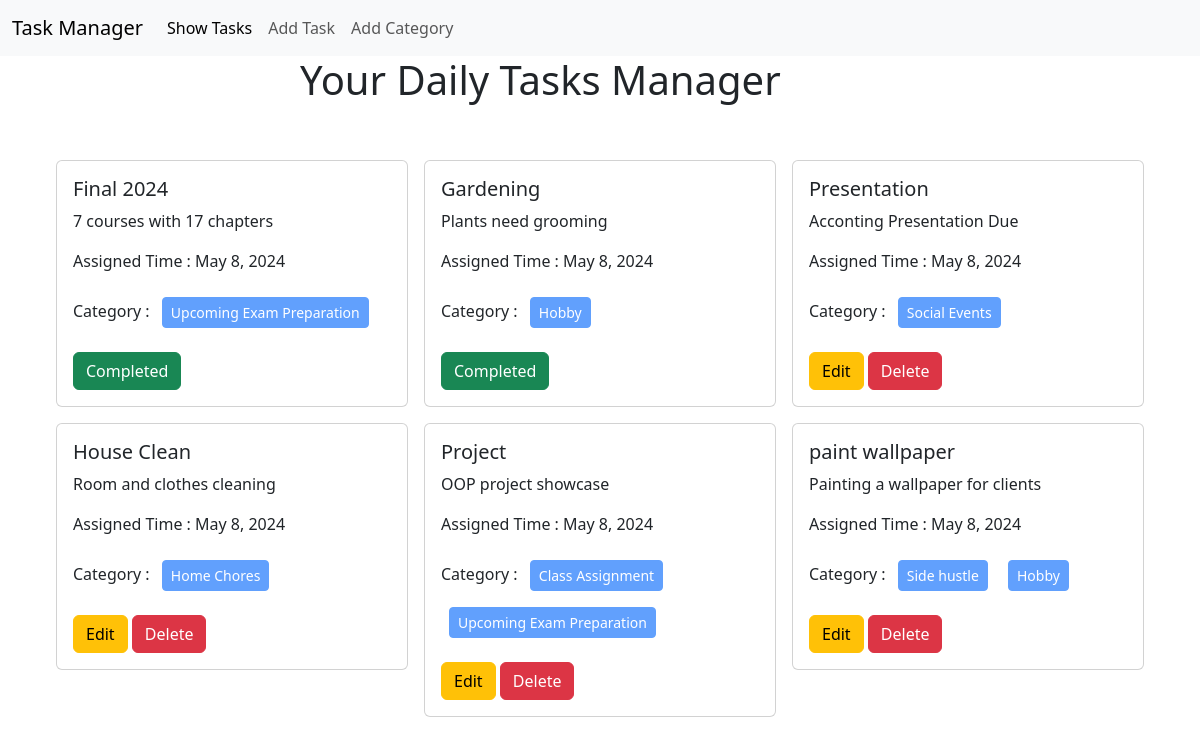
The page / on the database its author committed.
### task/models.py (models this page shows, shortened)
class Task(models.Model):
    title=models.CharField(max_length=15)
    description=models.TextField()
    completion=models.BooleanField(default=False)
    category=models.ManyToManyField(Category)
    date=models.DateField(auto_now_add=True)

### category/models.py (models this page shows, shortened)
class Category(models.Model):
    category_name = models.CharField(max_length=100)

### task_management/views.py (the view)
# urls.py: 2. Add a URL to urlpatterns:  path('', views.home, name='home')
def home(request):
    data=Task.objects.all()
    return render(request,'home.html',{'data':data})

### templates/home.html (shortened to what this page needs)
{%extends 'base.html'%}
{%block content%}
<h1 style="width:50%;margin:auto;">Your Daily Tasks Manager</h1>
<div class="d-flex flex-wrap justify-content-center px-5 pt-5">
  {% for task in data %}
  <div class="col-sm-4">
    <div class="card m-2">
      <div class="card-body">
        <h5 class="card-title">{{task.title}}</h5>
        <p class="card-text">{{task.description}}</p>
				<p>Assigned Time : {{task.date}}</p>
        <p>
          Category : {% for cat in task.category.all %}
          <button class="btn btn-primary btn-sm m-2" disabled >{{cat.category_name}} </button>
          {% endfor %}
        </p>
				{%if task.completion %}
				<a href="{% url 'add_task' %}" class="btn btn-success">Completed</a>
         {%else%}
        <a href="{% url 'edit_task' task.id %}" class="btn btn-warning">Edit</a>
        <a href="{% url 'delete_task' task.id %}" class="btn btn-danger">Delete</a>
				{% endif %}
      </div>
    </div>
  </div>
  {% endfor %}
</div>
{%endblock%}

### templates/base.html (shortened to what this page needs)
<!doctype html>
<html lang="en">
  <head>
    <link href="https://cdn.jsdelivr.net/npm/bootstrap@5.3.3/dist/css/bootstrap.min.css" rel="stylesheet">
  </head>
  <body><nav class="navbar navbar-expand-lg bg-body-tertiary">
		<div class="container-fluid">
			<a class="navbar-brand" href="#">Task Manager</a>
			<div class="collapse navbar-collapse" id="navbarNav">
				<ul class="navbar-nav">
					<li class="nav-item">
						<a class="nav-link active" aria-current="page" href="{%url 'home'%}">Show Tasks</a>
					</li>
					<li class="nav-item">
						<a class="nav-link" href="{%url 'add_task'%}">Add Task</a>
					</li>
					<li class="nav-item">
						<a class="nav-link" href="{%url 'add_category'%}">Add Category</a>
					</li>
				</ul>
			</div>
		</div>
	</nav>
	{%block content%}
	{%endblock%}
  </body>
</html>

### rows shown on the page
Task: title "Final 2024", description "7 courses with 17 chapters", date "May 8, 2024", completion "Completed"
Category: category_name "Upcoming Exam Preparation"
Task: title "Gardening", description "Plants need grooming", date "May 8, 2024", completion "Completed"
Category: category_name "Hobby"
Task: title "Presentation", description "Acconting Presentation Due", date "May 8, 2024", completion "Edit"
Category: category_name "Social Events"
Task: title "House Clean", description "Room and clothes cleaning", date "May 8, 2024", completion "Edit"
Category: category_name "Home Chores"
Task: title "Project", description "OOP project showcase", date "May 8, 2024", completion "Edit"
Category: category_name "Class Assignment"
Task: title "paint wallpaper", description "Painting a wallpaper for clients", date "May 8, 2024", completion "Edit"
Category: category_name "Side hustle"
